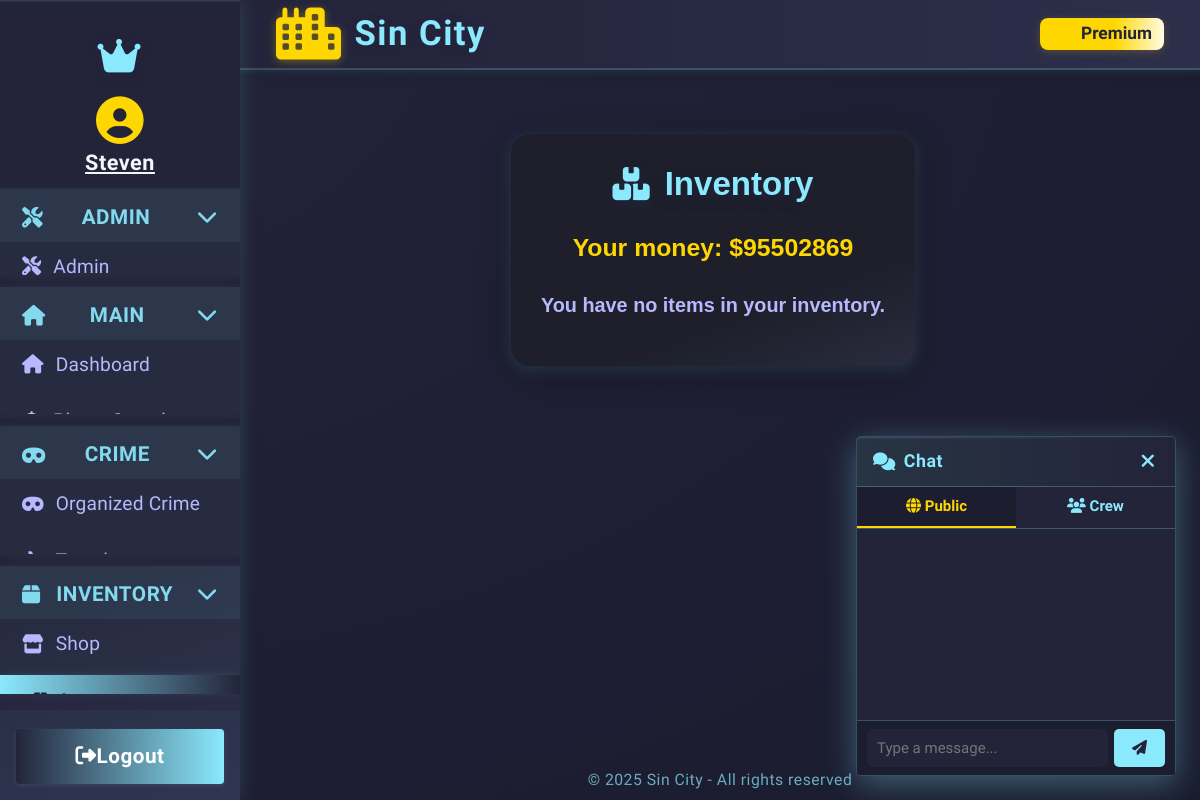
Before: /inventory (signed in) with the older database file.
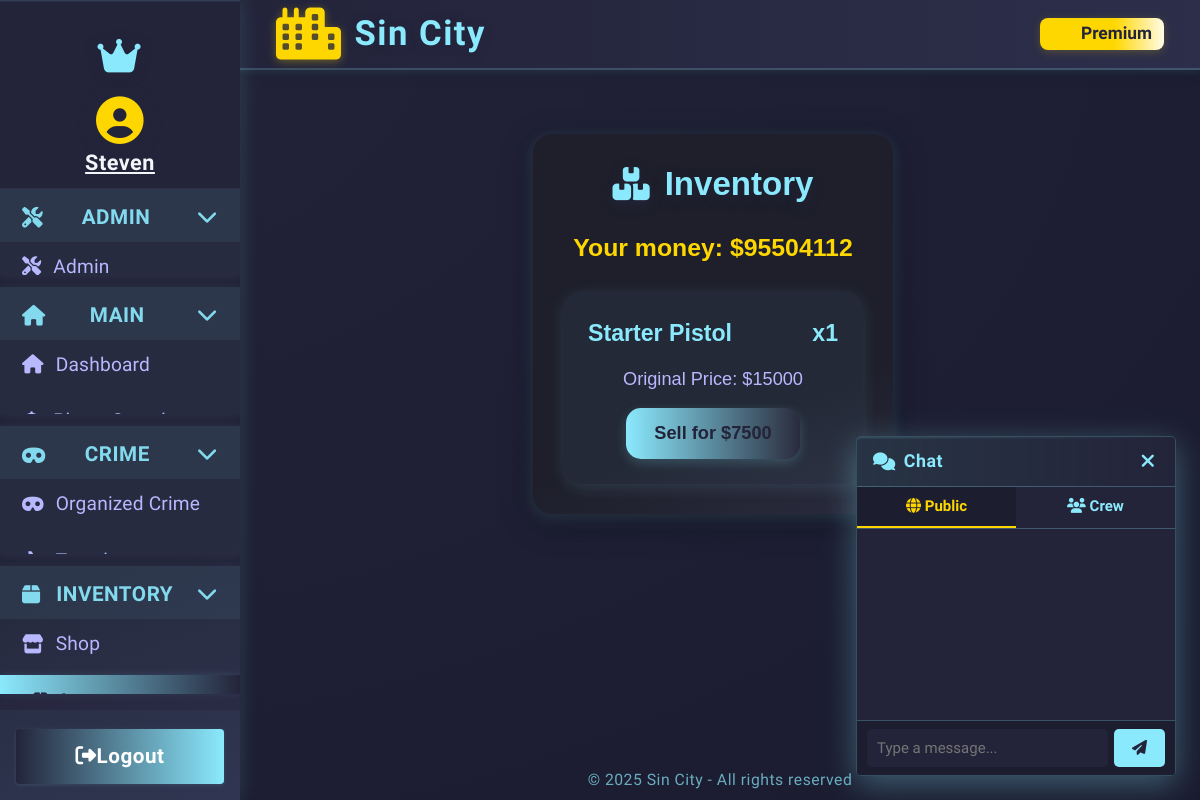
After: the same page with the newer database file.
### app.py (models this page shows)
class Character(db.Model):
    __tablename__ = 'character'
    id = db.Column(db.Integer, primary_key=True)
    user_id = db.Column(db.Integer, db.ForeignKey('user.id'), nullable=True)
    user = db.relationship('User', backref='linked_character', foreign_keys=[user_id])
    name = db.Column(db.String(12), nullable=False)
    health = db.Column(db.Integer, default=100)
    money = db.Column(db.Integer, default=250)
    level = db.Column(db.Integer, default=1)
    xp = db.Column(db.Integer, default=0)
    last_crime_time = db.Column(db.DateTime, nullable=True)
    last_travel_time = db.Column(db.DateTime, nullable=True)
    city = db.Column(db.String(64), default="New York")
    gun_id = db.Column(db.Integer, db.ForeignKey('shop_item.id'))
    gun = db.relationship('ShopItem', foreign_keys=[gun_id])
    crime_group_id = db.Column(db.Integer, db.ForeignKey('organized_crime.id'))
    crime_group = db.relationship("OrganizedCrime", back_populates="members", foreign_keys=[crime_group_id])
    master_id = db.Column(db.Integer, db.ForeignKey('user.id'))
    earn_streak = db.Column(db.Integer, default=0)
    last_earned = db.Column(db.DateTime, nullable=True)
    is_alive = db.Column(db.Boolean, default=True)
    profile_image = db.Column(db.String(255), nullable=True)
    crew = db.Column(db.Integer, db.ForeignKey('crew.id'), nullable=True)
    crew_id = db.Column(db.Integer, db.ForeignKey('crew.id'))
    linked_user = db.relationship('User', foreign_keys=[user_id])
    crew = db.relationship('Crew', backref='characters')

class UserInventory(db.Model):
    id = db.Column(db.Integer, primary_key=True)
    user_id = db.Column(db.Integer, db.ForeignKey('user.id'), nullable=False)
    item_id = db.Column(db.Integer, db.ForeignKey('shop_item.id'), nullable=False)
    quantity = db.Column(db.Integer, default=1, nullable=False)
    user = db.relationship('User', backref='inventory')
    item = db.relationship('ShopItem')

class ShopItem(db.Model):
    id = db.Column(db.Integer, primary_key=True)
    name = db.Column(db.String(64), nullable=False)
    description = db.Column(db.String(256))
    price = db.Column(db.Integer, nullable=False)
    stock = db.Column(db.Integer, nullable=False, default=0)
    is_gun = db.Column(db.Boolean, default=False)
    damage = db.Column(db.Integer, default=0)

### app.py (the view, shortened to what this page needs)
@app.route('/inventory', methods=['GET', 'POST'])
@login_required
def inventory():
    character = Character.query.filter_by(master_id=current_user.id, is_alive=True).first()
    if not character:
        flash("No character found.", "danger")
        return redirect(url_for('dashboard'))
    inventory_items = UserInventory.query.filter_by(user_id=current_user.id).all()
    return render_template('inventory.html', inventory_items=inventory_items, character=character)

### app.py (called while the page is built)
@app.context_processor
def inject_user():
    return dict(user=current_user)

@app.before_request
def update_last_seen():
    if current_user.is_authenticated:
        now = datetime.utcnow()
        if not current_user.last_seen or (now - current_user.last_seen).seconds > 1:
            current_user.last_seen = now
            db.session.commit()

@app.before_request
def enable_sqlite_fk():
    if db.engine.url.drivername == 'sqlite':
        with db.engine.connect() as conn:
            conn.execute(db.text("PRAGMA foreign_keys=ON"))

@app.before_request
def check_character_alive():
    if current_user.is_authenticated:
        char = Character.query.filter_by(master_id=current_user.id).first()
        if not char or not char.is_alive:
            if request.endpoint not in ('create_character', 'logout', 'static'):
                return redirect(url_for('create_character'))

@login_manager.user_loader
def load_user(user_id):
    return db.session.get(User, int(user_id))

@app.context_processor
def inject_current_character():
    from flask_login import current_user
    if current_user.is_authenticated:
        character = Character.query.filter_by(master_id=current_user.id, is_alive=True).first()
        return dict(current_character=character)
    return dict(current_character=None)

### templates/inventory.html (shortened to what this page needs)
{% extends "base.html" %}
{% block content %}
<div class="inventory-container">
  <h1 class="inventory-title"><i class="fas fa-boxes"></i> Inventory</h1>
  <span class="inventory-money">Your money: ${{ character.money }}</span>
  {% if not inventory_items %}
    <p class="inventory-empty">You have no items in your inventory.</p>
  {% else %}
    <ul class="inventory-list">
      {% for entry in inventory_items %}
      <li class="inventory-item">
        <div class="inventory-item-header">
          <span class="inventory-item-name">{{ entry.item.name }}</span>
          <span class="inventory-item-quantity">x{{ entry.quantity }}</span>
        </div>
        <div class="inventory-item-desc">Original Price: ${{ entry.item.price }}</div>
        <div class="inventory-item-actions">
          <form method="POST" action="{{ url_for('inventory') }}">
            <button type="submit" class="inventory-sell-btn">Sell for ${{ entry.item.price // 2 }}</button>
          </form>
        </div>
      </li>
      {% endfor %}
    </ul>
  {% endif %}
</div>
{% endblock %}

### templates/base.html (shortened to what this page needs)
<!DOCTYPE html>
<html lang="en">
<head>
  <link rel="stylesheet" href="https://cdn.jsdelivr.net/npm/bootstrap@4.6.2/dist/css/bootstrap.min.css">
  <link rel="stylesheet" href="https://cdnjs.cloudflare.com/ajax/libs/font-awesome/6.4.2/css/all.min.css">
</head>
<body class="fade-in">
  <div class="layout-root fade-in">
    <div class="sidebar {% if request.endpoint in ['login', 'register'] %}d-none{% endif %}">
      <nav class="sidebar">
        <div class="sidebar-header">
          <i class="fas fa-crown"></i>
        </div>
        {% if current_user.is_authenticated %}
        <div class="sidebar-user">
          <i id="char-name" class="fas fa-user-circle"></i>
          <a href="{{ url_for('profile', username=current_user.username) }}" style="color:inherit; text-decoration: underline;">
            <strong>{{ current_character.name }}</strong>
          </a>
        </div>
        {% endif %}
        <div class="sidebar-nav">
          {% if current_user.is_authenticated and current_user.is_admin %}
          <div class="sidebar-category">
            <div class="sidebar-category-title collapsible" onclick="toggleSidebarCategory(this)">
              <i class="fas fa-tools"></i> Admin
              <span class="collapse-arrow"><i class="fas fa-chevron-down"></i></span>
            </div>
            <div class="sidebar-subnav">
              <a href="{{ url_for('admin.index') }}" class="{% if request.endpoint == 'admin.index' %}active{% endif %}">
                <i class="fas fa-tools"></i> <span>Admin</span>
              </a>
            </div>
          </div>
          {% endif %}
          <div class="sidebar-category">
            <div class="sidebar-category-title collapsible" onclick="toggleSidebarCategory(this)">
              <i class="fas fa-home"></i> Main
              <span class="collapse-arrow"><i class="fas fa-chevron-down"></i></span>
            </div>
            <div class="sidebar-subnav">
              <a href="{{ url_for('dashboard') }}" class="{% if request.endpoint == 'dashboard' %}active{% endif %}">
                <i class="fas fa-home"></i> <span>Dashboard</span>
              </a>
              <a href="{{ url_for('player_search') }}" class="{% if request.endpoint == 'player_search' %}active{% endif %}">
                <i class="fas fa-crosshairs"></i> <span>Player Search</span>
              </a>
            </div>
          </div>
          <div class="sidebar-category">
            <div class="sidebar-category-title collapsible" onclick="toggleSidebarCategory(this)">
              <i class="fas fa-mask"></i> Crime
              <span class="collapse-arrow"><i class="fas fa-chevron-down"></i></span>
            </div>
            <div class="sidebar-subnav">
              <a href="{{ url_for('create_crime') }}" class="{% if request.endpoint == 'create_crime' %}active{% endif %}">
                <i class="fas fa-mask"></i> <span>Organized Crime</span>
              </a>
              <a href="{{ url_for('travel') }}" class="{% if request.endpoint == 'travel' %}active{% endif %}">
                <i class="fas fa-plane"></i> <span>Travel</span>
              </a>
            </div>
          </div>
          <div class="sidebar-category">
            <div class="sidebar-category-title collapsible" onclick="toggleSidebarCategory(this)">
              <i class="fas fa-box"></i> Inventory
              <span class="collapse-arrow"><i class="fas fa-chevron-down"></i></span>
            </div>
            <div class="sidebar-subnav">
              <a href="{{ url_for('shop') }}" class="{% if request.endpoint == 'shop' %}active{% endif %}">
                <i class="fas fa-store"></i> <span>Shop</span>
              </a>
              <a href="{{ url_for('inventory') }}" class="{% if request.endpoint == 'inventory' %}active{% endif %}">
                <i class="fas fa-box"></i> <span>Inventory</span>
              </a>
            </div>
          </div>
        </div>
        <div class="sidebar-footer">
          {% if current_user.is_authenticated %}
          <a href="{{ url_for('logout') }}" class="btn"><i id="fas-fa" class="fas fa-sign-out-alt"></i><span>Logout</span> </a>
          {% endif %}
        </div>
      </nav>
    </div>
    <div class="main-area">
      <header class="topbar">
        <span class="topbar-title">
          <i class="fas fa-city"></i> {% block topbar_title %}Sin City{% endblock %}
        </span>
        <div class="topbar-actions">
          {% block topbar_actions %}
          {% if current_user.is_authenticated and not current_user.premium %}
          <form action="{{ url_for('upgrade') }}" method="post" class="d-inline">
            <button type="submit" class="btn">
              <i class="fas fa-star"></i> Upgrade
            </button>
          </form>
          {% elif current_user.is_authenticated and current_user.premium %}
          <span class="badge">
            <i class="fas fa-crown"></i> Premium
          </span>
          {% endif %}
          {% endblock %}
        </div>
      </header>
      <main class="content-area">
        {% block content %}{% endblock %}
      </main>
      <footer>
        &copy; {{ current_year if current_year else "2025" }} Sin City - All rights reserved
      </footer>
    </div>
    {% if current_user.is_authenticated %}
    <div id="floating-chat">
      <div class="chat-header">
        <span class="chat-title"><i class="fas fa-comments"></i> Chat</span>
        <button type="button" class="chat-close" onclick="toggleChat()" title="Close chat">
          <i class="fas fa-times"></i>
        </button>
      </div>
      <div class="chat-tabs">
        <button type="button" id="tab-public" class="chat-tab active-tab" onclick="switchTab('public')">
          <i class="fas fa-globe"></i> Public
        </button>
        <button type="button" id="tab-crew" class="chat-tab" onclick="switchTab('crew')">
          <i class="fas fa-users"></i> Crew
        </button>
      </div>
      <div id="chat-messages" class="chat-messages"></div>
      <form id="chat-form" autocomplete="off">
        <input type="text" id="chat-input" placeholder="Type a message..." maxlength="250" />
        <button type="submit" id="chat-submit"><i class="fas fa-paper-plane"></i></button>
      </form>
    </div>
    {% endif %}
  </div>
</body>
</html>

### templates/inventory.html (style rules this page uses)
.inventory-container { max-width: 1000px; margin: 40px auto; padding: 30px; background: linear-gradient(160deg, #1e1f2b 70%, #2a2b3d 100%); border-radius: 20px; box-shadow: 0 8px 32px rgba(0, 0, 0, 0.4), 0 4px 16px #8be9fd33; color: #f5f6fa; font-family: 'Poppins', sans-serif; text-align: center; }
.inventory-title { font-size: 2em; font-weight: 900; color: #8be9fd; margin-bottom: 25px; text-shadow: 0 4px 12px #23243a; display: flex; align-items: center; justify-content: center; gap: 15px; }
.inventory-money { font-size: 1.5em; font-weight: 700; color: #ffd700; margin-bottom: 25px; display: block; }
.inventory-list { list-style: none; padding: 0; margin: 0; display: grid; grid-template-columns: repeat(auto-fit, minmax(300px, 1fr)); gap: 25px; }
.inventory-item { background: rgba(139, 233, 253, 0.05); border-radius: 20px; padding: 25px; box-shadow: 0 4px 16px #8be9fd22; transition: transform 0.3s, box-shadow 0.3s; }
.inventory-item-header { display: flex; justify-content: space-between; align-items: center; font-size: 1.4em; font-weight: 700; color: #8be9fd; margin-bottom: 15px; }
.inventory-item-desc { font-size: 1.1em; color: #b8b8ff; margin-bottom: 15px; }
.inventory-item-actions { display: flex; justify-content: center; align-items: center; gap: 15px; }
.inventory-sell-btn { background: linear-gradient(90deg, #8be9fd 0%, #2a2b3d 100%); color: #23243a; border: none; border-radius: 15px; padding: 12px 28px; font-weight: 700; font-size: 1.1em; cursor: pointer; transition: background 0.3s, color 0.3s, box-shadow 0.3s; box-shadow: 0 4px 12px #8be9fd33; }

Changed rows visible on the page:
changed Character "Steven": money "95502869" → "95504112"
added UserInventory: item.name "Starter Pistol", quantity "1", item.price "15000", item "7500"
Other visible differences:
text no longer shown: "You have no items in your inventory."
